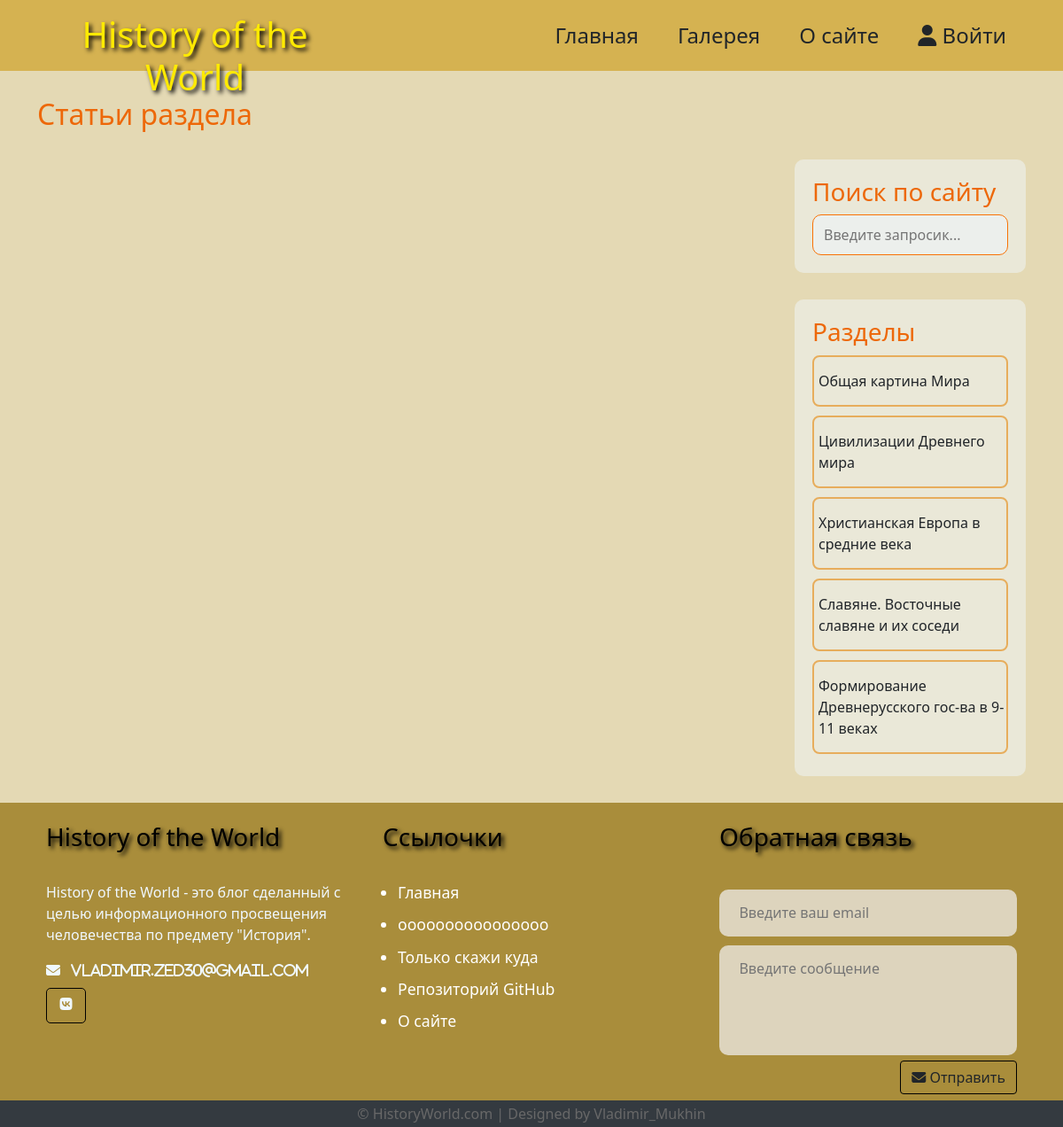
The app's page /category.php with its own data.
### tables this page shows
CREATE TABLE `categories` (
  `id` int NOT NULL,
  `name` varchar(121) NOT NULL,
  `description` text NOT NULL
);

### app/database/db.php (called while the page is built, shortened)
<?php
require('connect.php');
function dbCheckError($query){
    $errInfo = $query->errorInfo();
    return true;
}
function selectAll($table, $params = []){
    global $pdo;
    $sql = "SELECT * FROM $table";
    if(!empty($params)){
        $i = 0;
        foreach ($params as $key => $value){
            if (!is_numeric($value)){
                $value = "'".$value. "'";
            }
            if ($i === 0){
                $sql = $sql . " WHERE $key = $value";
            }else{
                $sql = $sql . " AND $key = $value";
            }
            $i++;
        }
    }
    $query = $pdo->prepare($sql);
    $query->execute();
    return $query->fetchAll();
}

### app/controllers/categories.php (called while the page is built, shortened)
<?php
include SITE_ROOT . "/app/database/db.php";
$categories = selectAll('categories');

### app/include/sitebar.php (the view, shortened to what this page needs)
<div class="sidebar col-md-3 col-12">
  <div class="section search">
    <h3>Поиск по сайту</h3>
    <form action="<?= BASE_URL . 'search.php'?>" method="post">
      <input type="text" name="search-term" class="text-input" placeholder="Введите запросик...">
    </form>
  </div>
  <div class="section topics">
    <h3>Разделы</h3>
    <ul>
      <?php foreach($categories as $key => $category): ?>
      <li><a href="<?=BASE_URL . 'category.php?id=' . $category['id']; ?>"><?=$category['name']; ?></a></li>
      <?php endforeach; ?>
    </ul>
  </div>
</div>

### assets/css/style.css (style rules this page uses)
* { font-family: "Carlito", sans-serif, ; }
h1, h2, h3, h4, h5, h6 { color:rgb(237, 104, 9); }
body { background:rgb(228, 217, 180); }
a { text-decoration: none; color: inherit; }
input { padding: 10px 12px; display: block; width: 100%; border-radius: 10px; border: 1px solid rgb(248, 114, 5); line-height: 1.5rem; color: black; background: rgba(240, 248, 255, 0.514); }
.search { margin-top: 100px; }
.sidebar .section { background: rgba(240, 248, 255, 0.47); border-radius: 10px; padding: 20px; margin-bottom: 30px; }
.sidebar .topics ul { margin: 0px; padding: 0px; list-style-type: none; }
.sidebar .topics ul li { margin: 10px 0px 5px 0px; }
.sidebar .topics ul li a { display: block; padding: 15px 0px 15px 0px; border: 2px solid rgba(229, 132, 4, 0.58); border-radius: 8px; text-decoration: none; font-weight: 400; font-size: 1em; padding-left: 5px; }

### records on screen
categories: name "Общая картина Мира"
categories: name "Цивилизации Древнего мира"
categories: name "Христианская Европа в средние века"
categories: name "Славяне. Восточные славяне и их соседи"
categories: name "Формирование Древнерусского гос-ва в 9-11 веках"
